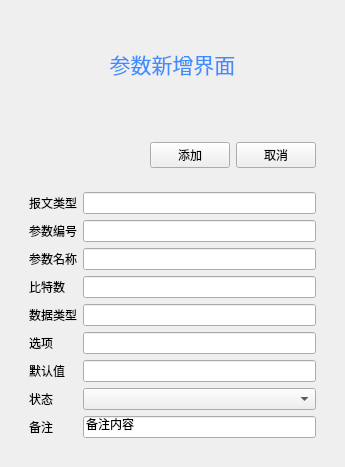
<?xml version="1.0" encoding="UTF-8"?>
<ui version="4.0">
 <class>new_par_ui</class>
 <widget class="QWidget" name="new_par_ui">
  <property name="geometry">
   <rect>
    <x>0</x>
    <y>0</y>
    <width>345</width>
    <height>467</height>
   </rect>
  </property>
  <property name="windowTitle">
   <string>Form</string>
  </property>
  <layout class="QVBoxLayout" name="verticalLayout">
   <item>
    <widget class="QWidget" name="widget_4" native="true">
     <layout class="QHBoxLayout" name="horizontalLayout_2">
      <item>
       <widget class="QLabel" name="label">
        <property name="text">
         <string>&lt;html&gt;&lt;head/&gt;&lt;body&gt;&lt;p align=&quot;center&quot;&gt;&lt;span style=&quot; font-size:16pt; color:#3f8cff;&quot;&gt;参数新增界面&lt;/span&gt;&lt;/p&gt;&lt;/body&gt;&lt;/html&gt;</string>
        </property>
       </widget>
      </item>
     </layout>
    </widget>
   </item>
   <item>
    <widget class="QWidget" name="widget" native="true">
     <layout class="QVBoxLayout" name="verticalLayout_3">
      <item>
       <widget class="QWidget" name="widget_2" native="true">
        <layout class="QHBoxLayout" name="horizontalLayout">
         <item>
          <spacer name="horizontalSpacer">
           <property name="orientation">
            <enum>Qt::Orientation::Horizontal</enum>
           </property>
           <property name="sizeHint" stdset="0">
            <size>
             <width>40</width>
             <height>20</height>
            </size>
           </property>
          </spacer>
         </item>
         <item>
          <widget class="QPushButton" name="par_add">
           <property name="text">
            <string>添加</string>
           </property>
          </widget>
         </item>
         <item>
          <widget class="QPushButton" name="par_cancel">
           <property name="text">
            <string>取消</string>
           </property>
          </widget>
         </item>
        </layout>
       </widget>
      </item>
      <item>
       <widget class="QWidget" name="widget_5" native="true">
        <layout class="QFormLayout" name="formLayout">
         <item row="0" column="1">
          <widget class="QLineEdit" name="lineEdit"/>
         </item>
         <item row="1" column="0">
          <widget class="QLabel" name="label_3">
           <property name="text">
            <string>参数编号</string>
           </property>
          </widget>
         </item>
         <item row="1" column="1">
          <widget class="QLineEdit" name="lineEdit_2"/>
         </item>
         <item row="2" column="0">
          <widget class="QLabel" name="label_4">
           <property name="text">
            <string>参数名称</string>
           </property>
          </widget>
         </item>
         <item row="2" column="1">
          <widget class="QLineEdit" name="lineEdit_3"/>
         </item>
         <item row="3" column="0">
          <widget class="QLabel" name="label_5">
           <property name="text">
            <string>比特数</string>
           </property>
          </widget>
         </item>
         <item row="3" column="1">
          <widget class="QLineEdit" name="lineEdit_4"/>
         </item>
         <item row="4" column="0">
          <widget class="QLabel" name="label_6">
           <property name="text">
            <string>数据类型</string>
           </property>
          </widget>
         </item>
         <item row="4" column="1">
          <widget class="QLineEdit" name="lineEdit_5"/>
         </item>
         <item row="7" column="0">
          <widget class="QLabel" name="label_7">
           <property name="text">
            <string>状态</string>
           </property>
          </widget>
         </item>
         <item row="7" column="1">
          <widget class="QComboBox" name="comboBox"/>
         </item>
         <item row="0" column="0">
          <widget class="QLabel" name="label_2">
           <property name="text">
            <string>报文类型</string>
           </property>
          </widget>
         </item>
         <item row="5" column="1">
          <widget class="QLineEdit" name="lineEdit_6"/>
         </item>
         <item row="6" column="1">
          <widget class="QLineEdit" name="lineEdit_7"/>
         </item>
         <item row="8" column="1">
          <widget class="QLineEdit" name="lineEdit_8">
           <property name="text">
            <string>备注内容</string>
           </property>
          </widget>
         </item>
         <item row="5" column="0">
          <widget class="QLabel" name="label_9">
           <property name="text">
            <string>选项</string>
           </property>
          </widget>
         </item>
         <item row="6" column="0">
          <widget class="QLabel" name="label_10">
           <property name="text">
            <string>默认值</string>
           </property>
          </widget>
         </item>
         <item row="8" column="0">
          <widget class="QLabel" name="label_8">
           <property name="text">
            <string>备注</string>
           </property>
          </widget>
         </item>
        </layout>
       </widget>
      </item>
     </layout>
    </widget>
   </item>
  </layout>
 </widget>
 <resources/>
 <connections/>
</ui>
